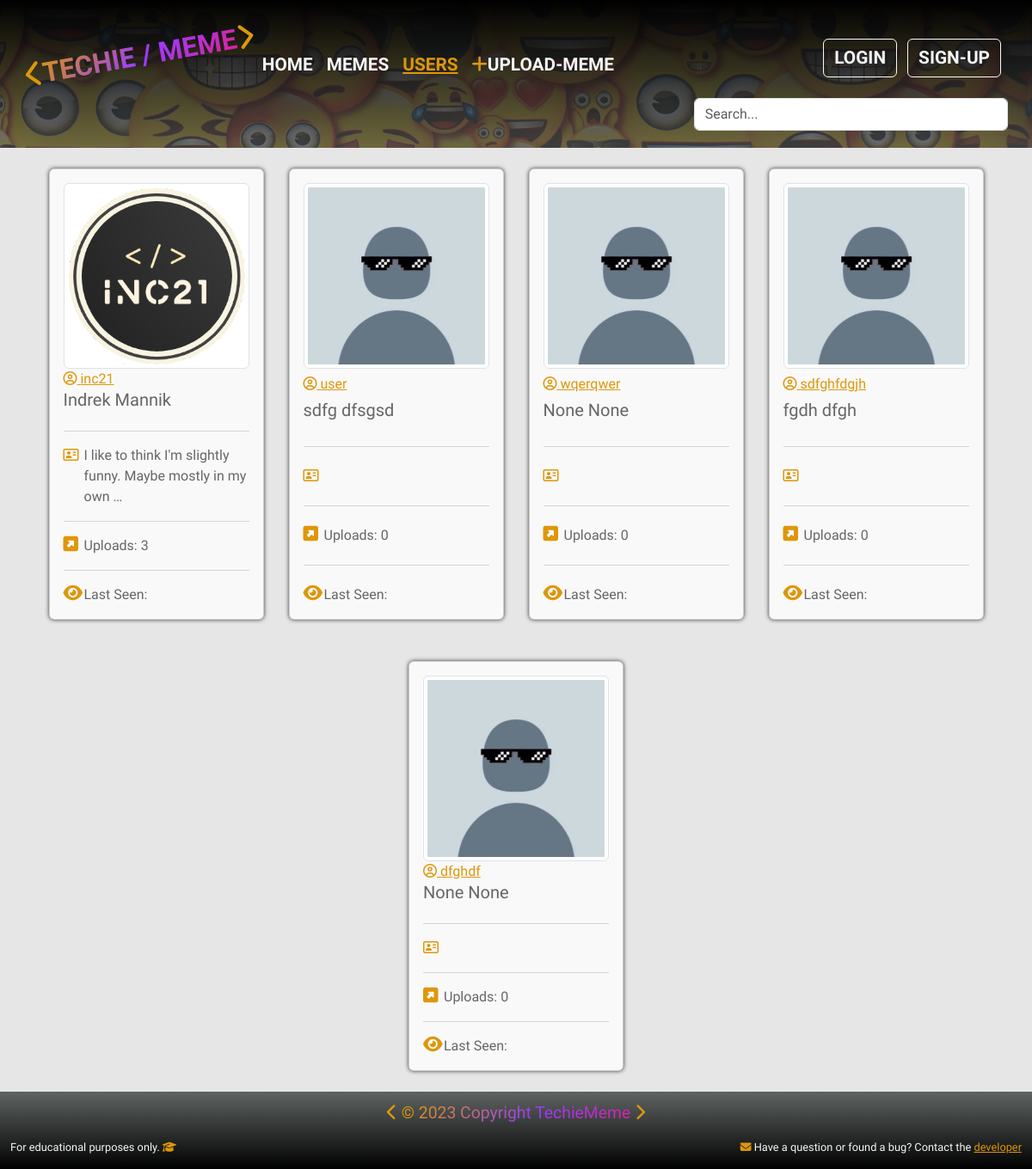
Before: /users/ with the older database file.
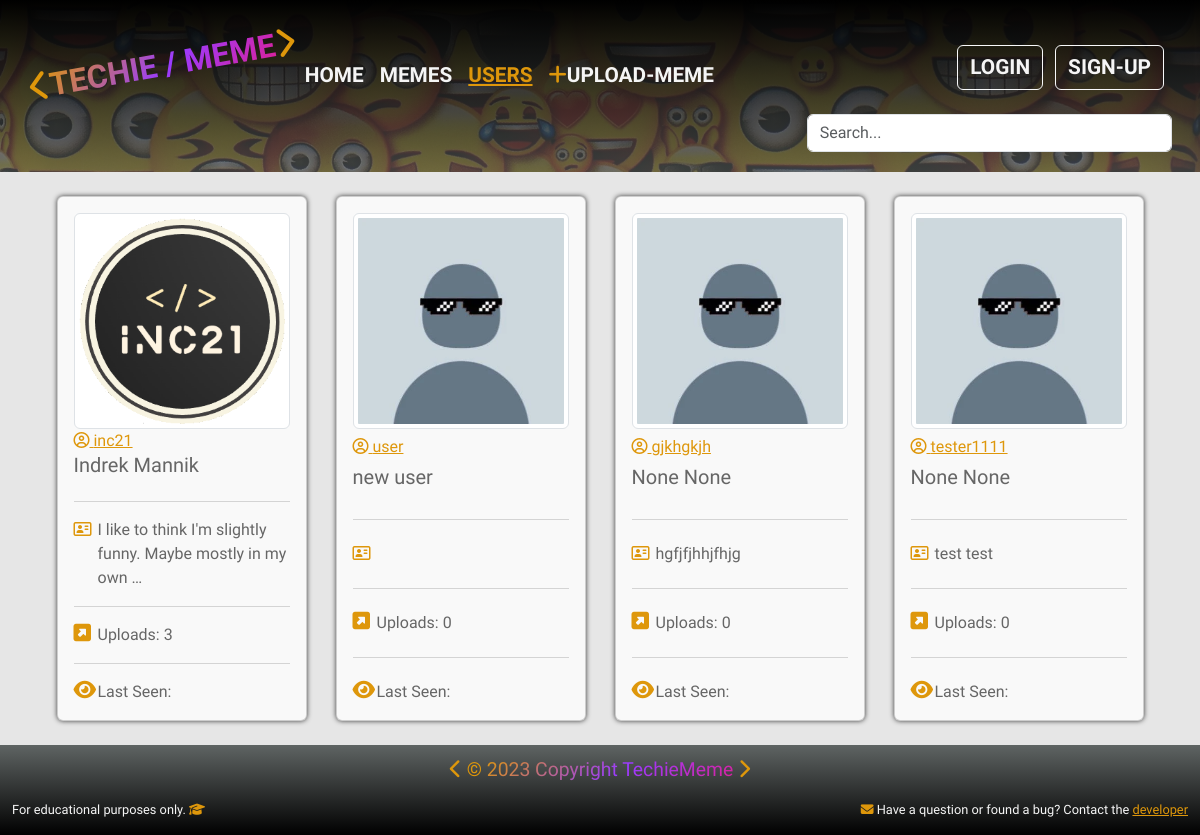
After: the same page with the newer database file.
### users/models.py (models this page shows, shortened)
class UserProfile(models.Model):
    user = models.OneToOneField(User, on_delete=models.CASCADE, null=True,
                                blank=True,)
    username = models.CharField(max_length=50, null=True, blank=True)
    first_name = models.CharField(max_length=50, null=True, blank=True)
    last_name = models.CharField(max_length=50, null=True, blank=True)
    location = models.CharField(max_length=100, null=True, blank=True)
    email = models.EmailField(max_length=100, null=True, blank=True)
    bio = models.TextField(null=True, blank=True)
    user_img = models.ImageField(upload_to='users/',
                                 default='users/default_user.webp')
    social_github = models.CharField(max_length=200, null=True, blank=True)
    social_linkedin = models.CharField(max_length=200, null=True, blank=True)
    social_facebook = models.CharField(max_length=200, null=True, blank=True)
    social_youtube = models.CharField(max_length=200, null=True, blank=True)
    social_website = models.CharField(max_length=200, null=True, blank=True)
    created = models.DateTimeField(auto_now_add=True)
    id = models.UUIDField(primary_key=True, default=uuid.uuid4, editable=False)
    memes_uploaded = models.IntegerField(default=0)

### users/views.py (the view)
# urls.py: path('', views.userProfiles, name="user_profiles"),
def userProfiles(request):
    profiles = UserProfile.objects.all()
    last_active = User.objects.all().last().last_login
    print(last_active)
    context = {'profiles': profiles, 'last_active': last_active}
    return render(request, "users/user_profiles.html", context)

### users/templates/users/user_profiles.html
{% extends 'main.html' %}
{% load static %}
{% block content %}
   <div class="container">
		<div class="row ">
            <div class="col-12 d-flex flex-wrap justify-content-center">
                {% for profile in profiles %}
                <div class="custom-card col-md-6 col-lg-4 col-xl-3 d-flex justify-content-center">
                    <div class="card user-card m-4 ">
                        <div class="card-body d-grid align-content-between">
                            <img src="{{ profile.user_img.url}}" class="card-img-top rounded-2 img-thumbnail" alt="User Image">
                            <a href="{% url 'single_user' profile.id %}" class="card-link yellow"><i class="fa-regular fa-circle-user"></i> {{ profile.username}}</a>
                            <h5 class="card-title">{{ profile.first_name}} {{ profile.last_name }}</h5>
                            <hr>
                            <div class="row flex-nowrap">
                                <div class="col-1"><i class="fa-regular fa-address-card yellow"></i></div>
                                <div class="col-11"><p class="card-text">{{ profile.bio|truncatechars:"60"}}</p></div>
                            </div>
                            <hr>
                            <div class="row flex-nowrap">
                                <div class="col-1"><i class="fa-solid fa-square-up-right yellow fs-5"></i></div>
                                <div class="col-11">Uploads: {{profile.memes_uploaded}}</div>
                            </div>
                            <hr>
                            <div class="row flex-nowrap">
                                <div class="col-1"><i class="fa-solid fa-eye yellow fs-5"></i></div>
                                <div class="col-11">Last Seen: {{ request.user.profile.username.last_active|date:"d/M/Y" }}</div>
                            </div>
                        </div>
                    </div>
                </div>
                {% endfor %}
            </div>
        </div>
	</div>
{% endblock content %}

Changed rows visible on the page:
removed UserProfile: user_img (placeholder picture), username "wqerqwer", first_name "None", last_name "None", memes_uploaded "0"
removed UserProfile: user_img (placeholder picture), username "sdfghfdgjh", first_name "fgdh", last_name "dfgh", memes_uploaded "0"
removed UserProfile: user_img (placeholder picture), username "dfghdf", first_name "None", last_name "None", memes_uploaded "0"
changed UserProfile "user": first_name "sdfg" → "new"; last_name "dfsgsd" → "user"
added UserProfile: user_img (placeholder picture), username "gjkhgkjh", first_name "None", last_name "None", bio "hgfjfjhhjfhjg", memes_uploaded "0"
added UserProfile: user_img (placeholder picture), username "tester1111", first_name "None", last_name "None", bio "test test", memes_uploaded "0"
